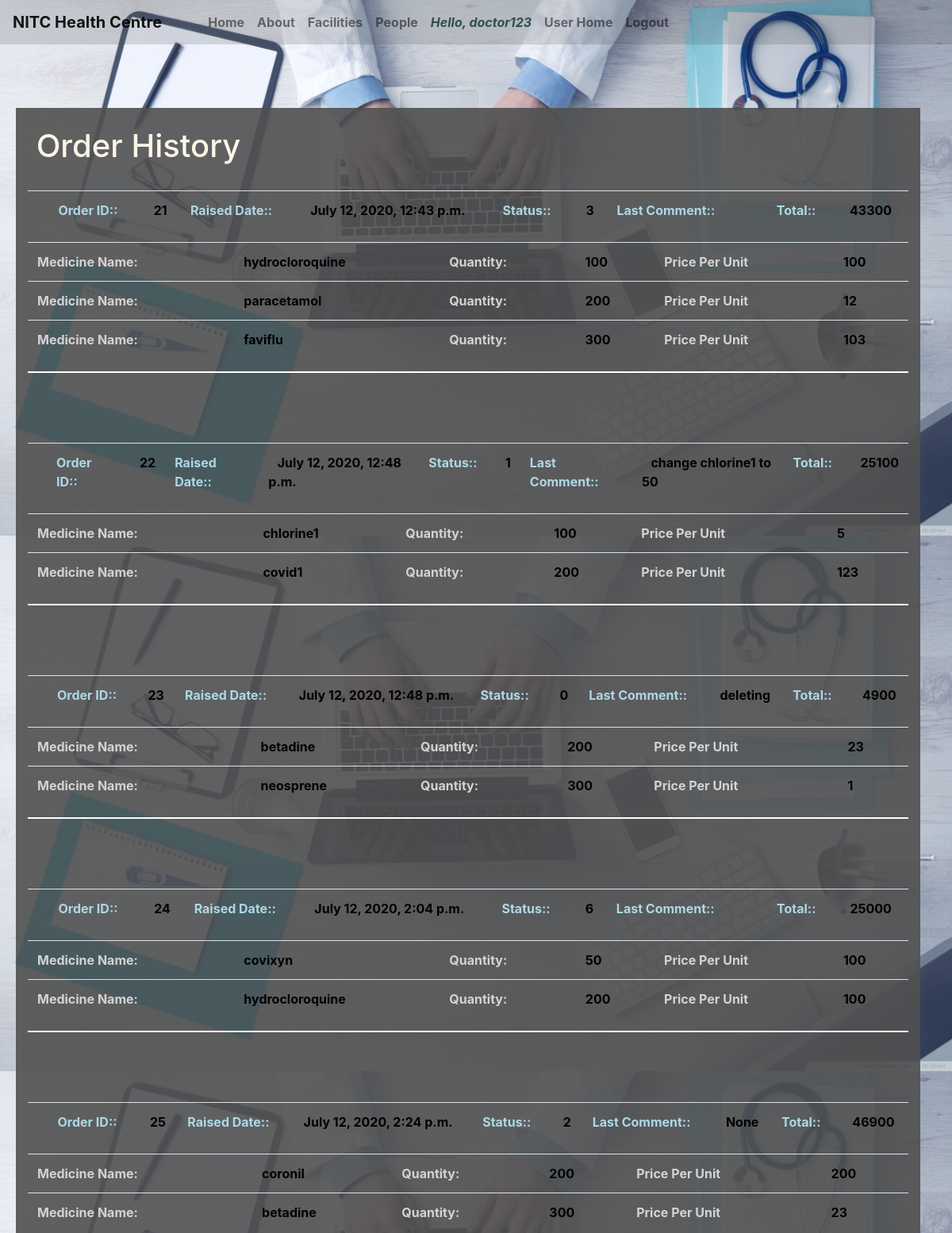
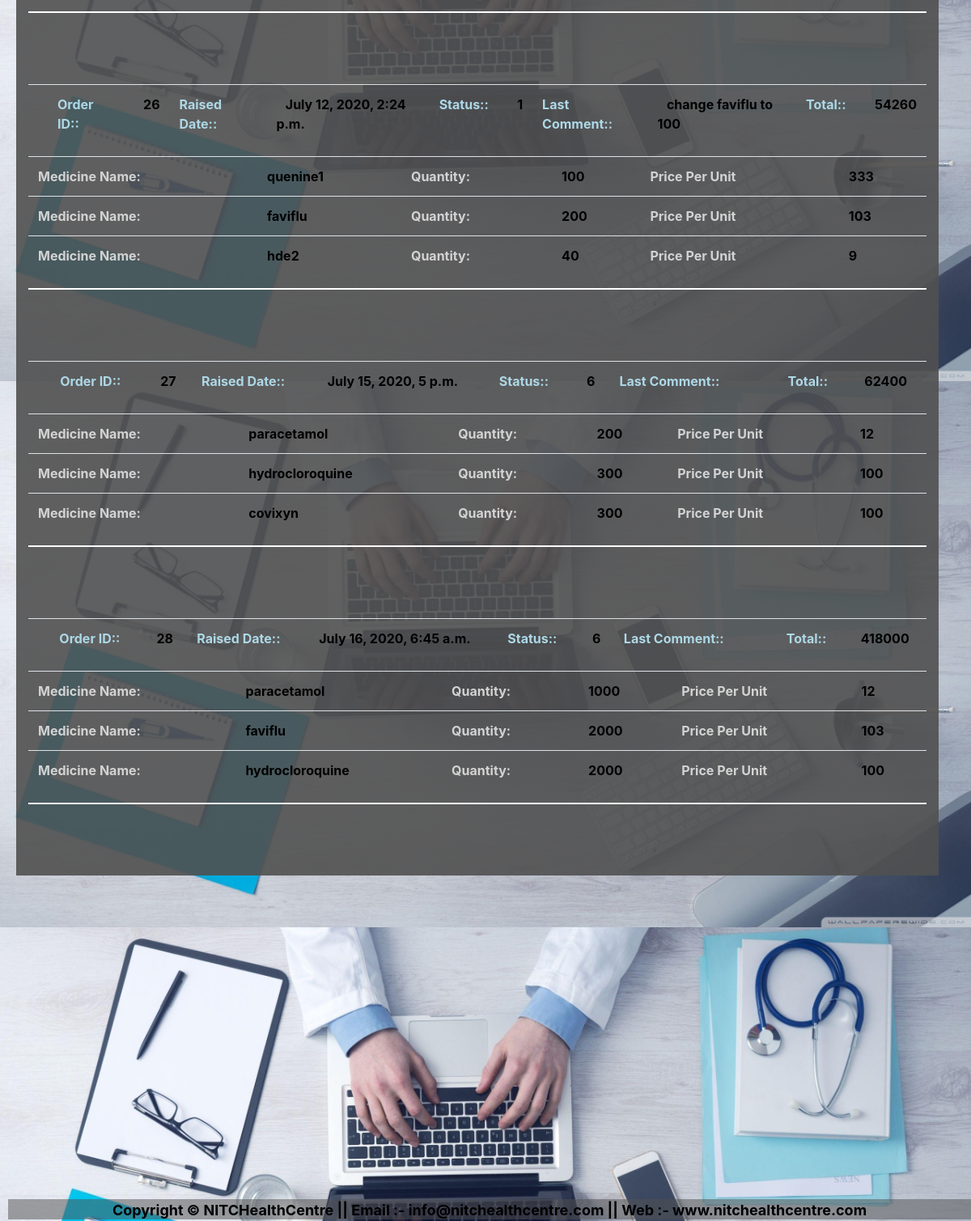
The page /hmsmain/viewOrders/ (signed in) on the database its author committed (2 pictures, top to bottom).
### hmsmain/models.py (models this page shows)
class Order(models.Model):
    oid = models.AutoField
    status = models.IntegerField(default=2,null=True)
    lastComment = models.CharField(max_length=100,null=True)
    lastAcess = models.DateTimeField(default=datetime.now, blank=True)
    total = models.IntegerField(default=0,null=True)

class orderDetail(models.Model):
    ooid = models.ForeignKey(
        Order, on_delete=models.CASCADE, null=True, related_name='order_id')
    omid = models.ForeignKey(
        Medicine, on_delete=models.CASCADE, null=True, related_name='omid')
    omqty = models.IntegerField(default=0, null=True)

class Medicine(models.Model):
    mid = models.AutoField
    mname = models.CharField(max_length=50)
    minfo = models.CharField(max_length=50, default="",null=True)
    mprice = models.IntegerField(default=0,null=True)
    mqty = models.IntegerField(default=0,null=True)
    def __str__(self):
        return self.mname

### hmsmain/views.py (the view)
# urls.py: path('viewOrders/',views.viewOrders,name='viewOrders'),
def viewOrders(request):
    orderl = Order.objects.all()
    orderdetaill = orderDetail.objects.all()
    medicinel = Medicine.objects.all()
    return render(request, 'hmsmain/viewOrders.html', {'orderl': orderl,'orderdetaill':orderdetaill,
                                                              'medicinel':medicinel})

### hmsmain/templates/hmsmain/viewOrders.html (shortened to what this page needs)
{% extends 'hmsmain/basic.html' %}
{% block body %}
<div class="container" style="background-color: #e3f2fd;
    color:black;background: transparent;opacity: 5;font-weight:bold;background: rgba(80, 80, 80, 0.9);margin: 80px 5px 5px 20px;">
<br>
    <h1 style="color: oldlace">&nbsp;Order History</h1>
<br>
    {% for m in orderl %}
        <table class="table" >
<th>
                <td style="color: lightblue">Order ID::</td>
                <td style="color: black;">&nbsp;&nbsp;&nbsp;{{ m.pk }}</td>
                <td style="color: lightblue">Raised Date::</td>
                <td style="color: black;">&nbsp;&nbsp;&nbsp;{{ m.lastAcess }}</td>
                <td style="color: lightblue">Status::</td>
                <td style="color: black;">&nbsp;&nbsp;&nbsp;{{ m.status }}</td>
                <td style="color: lightblue">Last Comment::</td>
                <td style="color: black;">&nbsp;&nbsp;&nbsp;{{ m.lastComment }}</td>
                <td style="color: lightblue">Total::</td>
                <td style="color: black;">&nbsp;&nbsp;&nbsp;{{ m.total }}</td>
                </th>
        </table>
<table class="table">
        <tr>
        {% for o in orderdetaill %}
    {%  if m == o.ooid %}
                <td style="color: lightgray">Medicine Name:</td>
                <td style="color: black;">&nbsp;&nbsp;&nbsp;{{ o.omid }}</td>
                <td style="color: lightgray">Quantity: </td>
                <td style="color: black">&nbsp;&nbsp;&nbsp;{{ o.omqty }}</td>
                <td style="color: lightgray">Price Per Unit </td>
                <td style="color: black">&nbsp;&nbsp;&nbsp;{{ o.omid.mprice }}</td>
</tr>
{%  endif %}
            {%  endfor %}
         </table>
<hr style="border: 1px groove white;" />
        <br>
        <br>
        <br>
{%  endfor %}
</div>
{% endblock %}

### hmsmain/templates/hmsmain/basic.html (shortened to what this page needs)
<!doctype html>
<html lang="en">
  <head>
    <link rel="stylesheet" href="https://stackpath.bootstrapcdn.com/bootstrap/4.2.1/css/bootstrap.min.css">
  </head>
  <body>
    <nav class="navbar navbar-expand-lg navbar-light" style="background-color: #e3f2fd;
    color:black;background: transparent;opacity: 5;font-weight:bold;background: rgba(80, 80, 80, 0.2);">
  <a class="navbar-brand" href="/hmsmain">NITC Health Centre</a>
  <div class="collapse navbar-collapse" id="navbarSupportedContent">
    <ul class="navbar-nav mr-auto">
      <li class="nav-item">
        <a class="nav-link" href="/hmsmain">&nbsp;&nbsp;&nbsp;&nbsp;&nbsp;&nbsp;&nbsp;&nbsp;&nbsp;Home <span class="sr-only">(current)</span></a>
      </li>
      <li class="nav-item">
        <a class="nav-link" href="/hmsmain/about">About</a>
      </li>
      <li class="nav-item">
        <a class="nav-link" href="/hmsmain/facilities">Facilities</a>
      </li>
      <li class="nav-item">
        <a class="nav-link" href="/hmsmain/people">People</a>
      </li>
                    {% if user.is_authenticated %}
                         <li class="nav-item">
                             <a class="nav-link" href="#" style="color: darkslategrey"><i>Hello, {{ request.user }}</i></a>
      </li>
                        <a class="nav-link" href="/hmsmain/userHome">User Home</a>
                        <li>
                        <a class="nav-link" href="/hmsmain/logout1">Logout</a>
                        </li>
                    {% else %}
                        <li>
                        <a class="nav-link" href="/hmsmain/login">
                            Login</a>
                    {% endif %}
    </ul>
  </div>
</nav>
  {% block body %} {% endblock %}
     <div style= "text-align: center;
  background: dimgrey;
  color: gainsboro;
  font-size: large;
  height: 25px;
  margin:400px 0 0 10px;background-color: #e3f2fd;
    color:black;background: transparent;opacity: 5;font-weight:bold;background: rgba(80, 80, 80, 0.5);">
      Copyright &copy; NITCHealthCentre || Email :- info@nitchealthcentre.com || Web :- www.nitchealthcentre.com
 </div>
  </body>
</html>

### hmsmain/templates/hmsmain/basic.html (style rules this page uses)
body { background-image: url('/static/hmsmain/img/5.jpg'); background-image: ; background-size: cover; background-repeat: repeat; background-repeat: repeat-x; background-repeat: repeat-y; height: 300px; width: 100%; }

### rows shown on the page
Order: pk "21", lastAcess "July 12, 2020, 12:43 p.m.", status "3", total "43300"
orderDetail: omid "hydrocloroquine", omqty "100", omid.mprice "100"
orderDetail: omid "paracetamol", omqty "200", omid.mprice "12"
orderDetail: omid "faviflu", omqty "300", omid.mprice "103"
Order: pk "22", lastAcess "July 12, 2020, 12:48 p.m.", status "1", lastComment "change chlorine1 to 50", total "25100"
orderDetail: omid "chlorine1", omqty "100", omid.mprice "5"
orderDetail: omid "covid1", omqty "200", omid.mprice "123"
Order: pk "23", lastAcess "July 12, 2020, 12:48 p.m.", status "0", lastComment "deleting", total "4900"
orderDetail: omid "betadine", omqty "200", omid.mprice "23"
orderDetail: omid "neosprene", omqty "300", omid.mprice "1"
Order: pk "24", lastAcess "July 12, 2020, 2:04 p.m.", status "6", total "25000"
orderDetail: omid "covixyn", omqty "50", omid.mprice "100"
orderDetail: omid "hydrocloroquine", omqty "200", omid.mprice "100"
Order: pk "25", lastAcess "July 12, 2020, 2:24 p.m.", status "2", lastComment "None", total "46900"
orderDetail: omid "coronil", omqty "200", omid.mprice "200"
orderDetail: omid "betadine", omqty "300", omid.mprice "23"
Order: pk "26", lastAcess "July 12, 2020, 2:24 p.m.", status "1", lastComment "change faviflu to 100", total "54260"
orderDetail: omid "quenine1", omqty "100", omid.mprice "333"
orderDetail: omid "faviflu", omqty "200", omid.mprice "103"
orderDetail: omid "hde2", omqty "40", omid.mprice "9"
Order: pk "27", lastAcess "July 15, 2020, 5 p.m.", status "6", total "62400"
orderDetail: omid "paracetamol", omqty "200", omid.mprice "12"
orderDetail: omid "hydrocloroquine", omqty "300", omid.mprice "100"
orderDetail: omid "covixyn", omqty "300", omid.mprice "100"
Order: pk "28", lastAcess "July 16, 2020, 6:45 a.m.", status "6", total "418000"
orderDetail: omid "paracetamol", omqty "1000", omid.mprice "12"
orderDetail: omid "faviflu", omqty "2000", omid.mprice "103"
orderDetail: omid "hydrocloroquine", omqty "2000", omid.mprice "100"

### other values the page prints
{{ request.user }} "doctor123"
